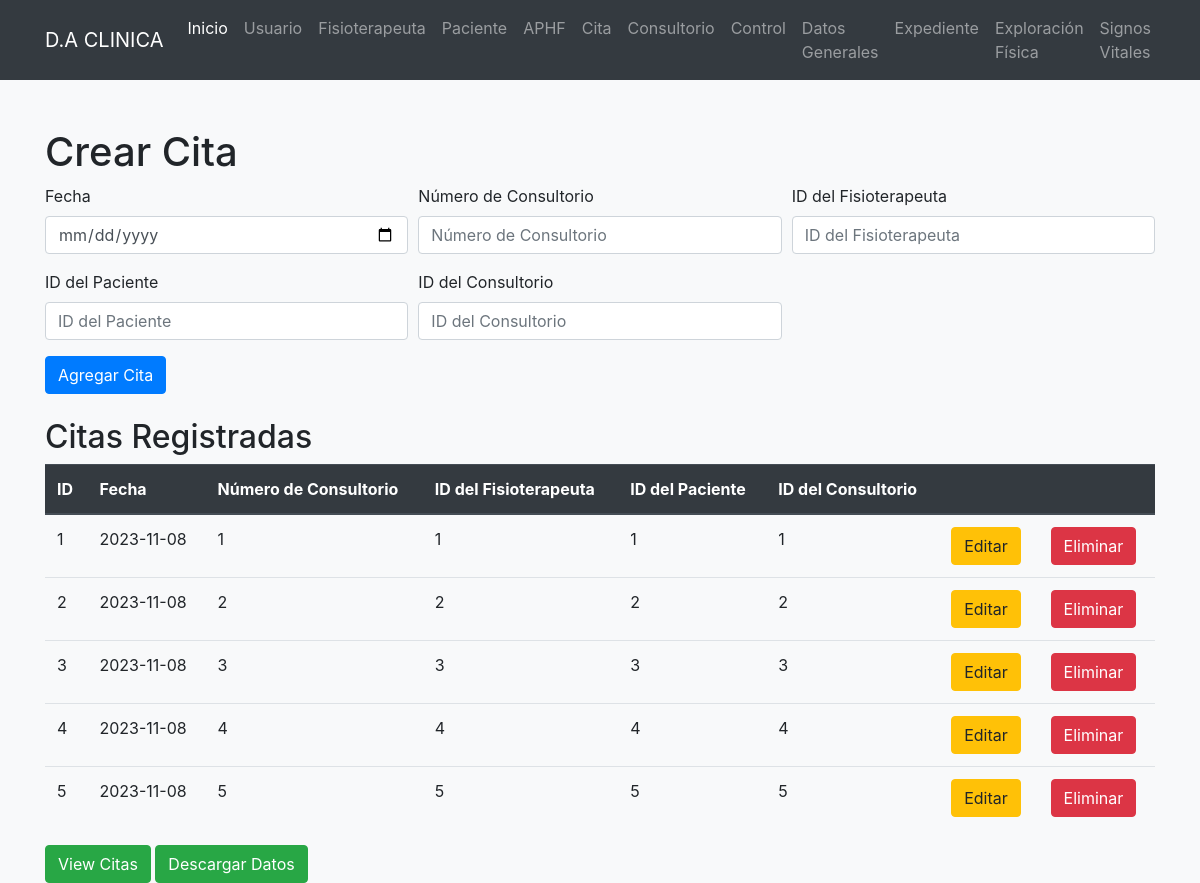
The app's page /cita/mostrarCita.php with its own data.
### tables this page shows
CREATE TABLE Cita (
    ID_Cita INT PRIMARY KEY AUTO_INCREMENT,
    fecha DATE,
    numConsultorio INT,
    fisioterapeuta_ID INT,
    Paciente_ID INT,
    Consultorio_ID INT,
    created_at datetime,
updated_at datetime null,
deleted_at datetime null,
    FOREIGN KEY (fisioterapeuta_ID) REFERENCES Fisioterapeuta(ID_Fisioterapeuta),
    FOREIGN KEY (Paciente_ID) REFERENCES Paciente(ID_Paciente),
    FOREIGN KEY (Consultorio_ID) REFERENCES Consultorio(ID_Consultorio)
);

### cita/mostrarCita.php (the view, shortened to what this page needs)
<?php
$con = connection();
$sql = "SELECT * FROM cita";
$query = mysqli_query($con, $sql);
?>
<!DOCTYPE html>
<html lang="en">
<head>
    <link rel="stylesheet" href="https://stackpath.bootstrapcdn.com/bootstrap/4.5.2/css/bootstrap.min.css">
</head>
<body class="bg-light">
    <nav class="navbar navbar-expand-lg navbar-dark bg-dark">
        <div class="container">
            <a class="navbar-brand" href="#">D.A CLINICA</a>
            <div class="collapse navbar-collapse" id="navbarNav">
                <ul class="navbar-nav">
                <li class="nav-item active">
                        <a class="nav-link" href="/clinica/index.php">Inicio</a>
                    </li>
                    <li class="nav-item">
                        <a class="nav-link" href="/clinica/usuario/mostrar.php">Usuario</a>
                    </li>
                    <li class="nav-item">
                        <a class="nav-link" href="/clinica/fisioterapeuta/mostrarFisioterapeuta.php">Fisioterapeuta</a>
                    </li>
                    <li class="nav-item">
                        <a class="nav-link" href="/clinica/paciente/mostrarPaciente.php">Paciente</a>
                    </li>
                    <li class="nav-item">
                        <a class="nav-link" href="/clinica/aphf/mostrarAPHF.php">APHF</a>
                    </li>
                    <li class="nav-item">
    <a class="nav-link" href="/clinica/cita/mostrarCita.php">Cita</a>
</li>
<li class="nav-item">
    <a class="nav-link" href="/clinica/consultorio/mostrarConsultorio.php">Consultorio</a>
</li>
<li class="nav-item">
    <a class="nav-link" href="/clinica/control/mostrarControl.php">Control</a>
</li>
<li class="nav-item">
    <a class="nav-link" href="/clinica/datosgenerales/mostrarDatosGenerales.php">Datos Generales</a>
</li>
<li class="nav-item">
    <a class="nav-link" href="/clinica/expediente/mostrarExpediente.php">Expediente</a>
</li>
<li class="nav-item">
    <a class="nav-link" href="/clinica/exploracionfisica/mostrarExploracionFisica.php">Exploración Física</a>
</li>
<li class="nav-item">
    <a class="nav-link" href="/clinica/signosvitales/mostrarSignosVitales.php">Signos Vitales</a>
</li>
                </ul>
            </div>
        </div>
    </nav>
    <div class="container mt-5">
        <div class="mb-4">
            <h1>Crear Cita</h1>
            <form action="insertarCita.php" method="POST">
                <div class="form-row">
                    <div class="form-group col-md-4">
                        <label for="fecha">Fecha</label>
                        <input type="date" class="form-control" name="fecha" required value="">
                    </div>
                    <div class="form-group col-md-4">
                        <label for="numConsultorio">Número de Consultorio</label>
                        <input type="text" class="form-control" name="numConsultorio" placeholder="Número de Consultorio" required value="">
                    </div>
                    <div class="form-group col-md-4">
                        <label for="fisioterapeuta_ID">ID del Fisioterapeuta</label>
                        <input type="text" class="form-control" name="fisioterapeuta_ID" placeholder="ID del Fisioterapeuta" required value="">
                    </div>
                    <div class="form-group col-md-4">
                        <label for="Paciente_ID">ID del Paciente</label>
                        <input type="text" class="form-control" name="Paciente_ID" placeholder="ID del Paciente" required value="">
                    </div>
                    <div class="form-group col-md-4">
                        <label for="Consultorio_ID">ID del Consultorio</label>
                        <input type="text" class="form-control" name="Consultorio_ID" placeholder="ID del Consultorio" required value="">
                    </div>
                </div>
                <button type="submit" class="btn btn-primary">Agregar Cita</button>
            </form>
        </div>
        <div>
            <h2>Citas Registradas</h2>
            <table class="table">
                <thead class="thead-dark">
                    <tr>
                        <th>ID</th>
                        <th>Fecha</th>
                        <th>Número de Consultorio</th>
                        <th>ID del Fisioterapeuta</th>
                        <th>ID del Paciente</th>
                        <th>ID del Consultorio</th>
                        <th></th>
                        <th></th>
                    </tr>
                </thead>
                <tbody>
                    <?php while ($row = mysqli_fetch_array($query)): ?>
                        <tr>
                            <td><?= $row['ID_Cita'] ?></td>
                            <td><?= $row['fecha'] ?></td>
                            <td><?= $row['numConsultorio'] ?></td>
                            <td><?= $row['fisioterapeuta_ID'] ?></td>
                            <td><?= $row['Paciente_ID'] ?></td>
                            <td><?= $row['Consultorio_ID'] ?></td>
                            <td>
                                <a class="btn btn-warning" href="updateCita.php?id=<?= $row['ID_Cita'] ?>">Editar</a>
                            </td>
                            <td>
                                <a class="btn btn-danger" href="deleteCita.php?id=<?= $row['ID_Cita'] ?>">Eliminar</a>
                            </td>
                        </tr>
                    <?php endwhile; ?>
                </tbody>
            </table><a class="btn btn-success" href="viewCita.php">View Citas</a>
            <a class="btn btn-success" href="respaldarCita.php">Descargar Datos</a>
        </div>
    </div>
</body>
</html>

### records on screen
cita: ID_Cita "1", fecha "2023-11-08", numConsultorio "1", fisioterapeuta_ID "1", Paciente_ID "1", Consultorio_ID "1"
cita: ID_Cita "2", fecha "2023-11-08", numConsultorio "2", fisioterapeuta_ID "2", Paciente_ID "2", Consultorio_ID "2"
cita: ID_Cita "3", fecha "2023-11-08", numConsultorio "3", fisioterapeuta_ID "3", Paciente_ID "3", Consultorio_ID "3"
cita: ID_Cita "4", fecha "2023-11-08", numConsultorio "4", fisioterapeuta_ID "4", Paciente_ID "4", Consultorio_ID "4"
cita: ID_Cita "5", fecha "2023-11-08", numConsultorio "5", fisioterapeuta_ID "5", Paciente_ID "5", Consultorio_ID "5"
